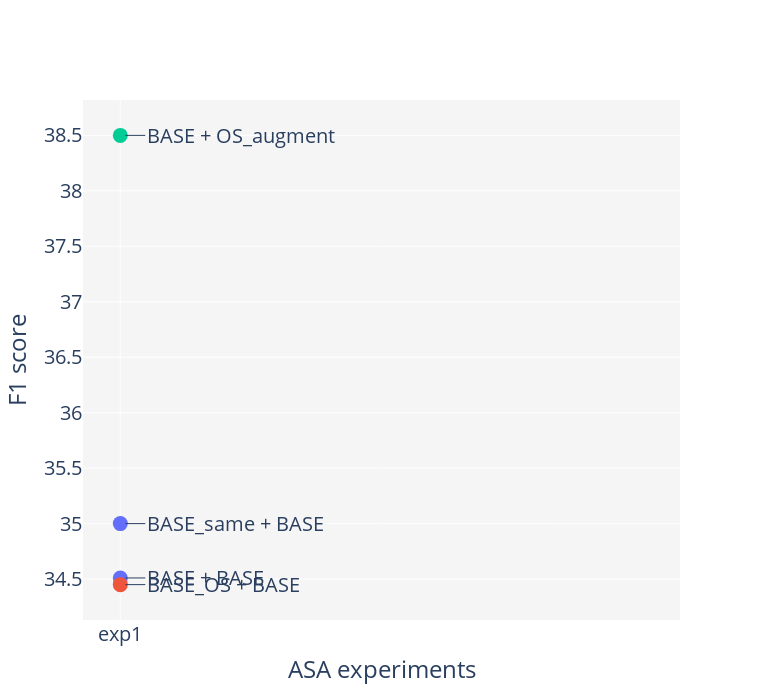

Write notebook code for a chart like this one.
### Code cell
colours = px.colors.qualitative.Plotly + ["#B0A695", "#CC704B"]
plot_asa_results(asa_result["df"], 
                 asa_exp_names, 
                 exp_name="exp1",
#                   exp_name = ["Base + Base"] + ["Base + OS_augment"] + ["Base + Base"]*4 + ["Base + OS_augment"] * 4,
                  colours=[colours[0],colours[0]] + colours[1:5] + colours[1:5],
                 big=True, 
                 width=760, height=700).show()

### Figure 1 — Plotly figure (JSON) as saved in the notebook; plotly's stock layout.template omitted (floating-point values rounded to 4 significant figures)
{"data": [{"marker": {"color": ["#636EFA", "#636EFA", "#EF553B", "#00CC96", "#AB63FA", "#FFA15A", "#EF553B", "#00CC96", "#AB63FA", "#FFA15A"], "size": 15}, "mode": "markers", "type": "scatter", "x": ["exp1", "exp1", "exp1", "exp1"], "y": [34.51, 35, 34.45, 38.5]}], "layout": {"annotations": [{"ax": 20, "ay": 0, "font": {"size": 20}, "showarrow": true, "text": "BASE + BASE", "x": "exp1", "xanchor": "left", "xref": "x", "xshift": 5, "y": "34.51", "yref": "y", "yshift": 0}, {"ax": 20, "ay": 0, "font": {"size": 20}, "showarrow": true, "text": "BASE_same + BASE", "x": "exp1", "xanchor": "left", "xref": "x", "xshift": 5, "y": "35.0", "yref": "y", "yshift": 0}, {"ax": 20, "ay": 0, "font": {"size": 20}, "showarrow": true, "text": "BASE_OS + BASE", "x": "exp1", "xanchor": "left", "xref": "x", "xshift": 5, "y": "34.45", "yref": "y", "yshift": 0}, {"ax": 20, "ay": 0, "font": {"size": 20}, "showarrow": true, "text": "BASE + OS_augment", "x": "exp1", "xanchor": "left", "xref": "x", "xshift": 5, "y": "38.5", "yref": "y", "yshift": 0}], "font": {"size": 20}, "height": 700, "plot_bgcolor": "whitesmoke", "width": 760, "xaxis": {"range": [-0.2, 3], "showticklabels": true, "title": {"text": "ASA experiments"}}, "yaxis": {"title": {"text": "F1 score"}}}}
